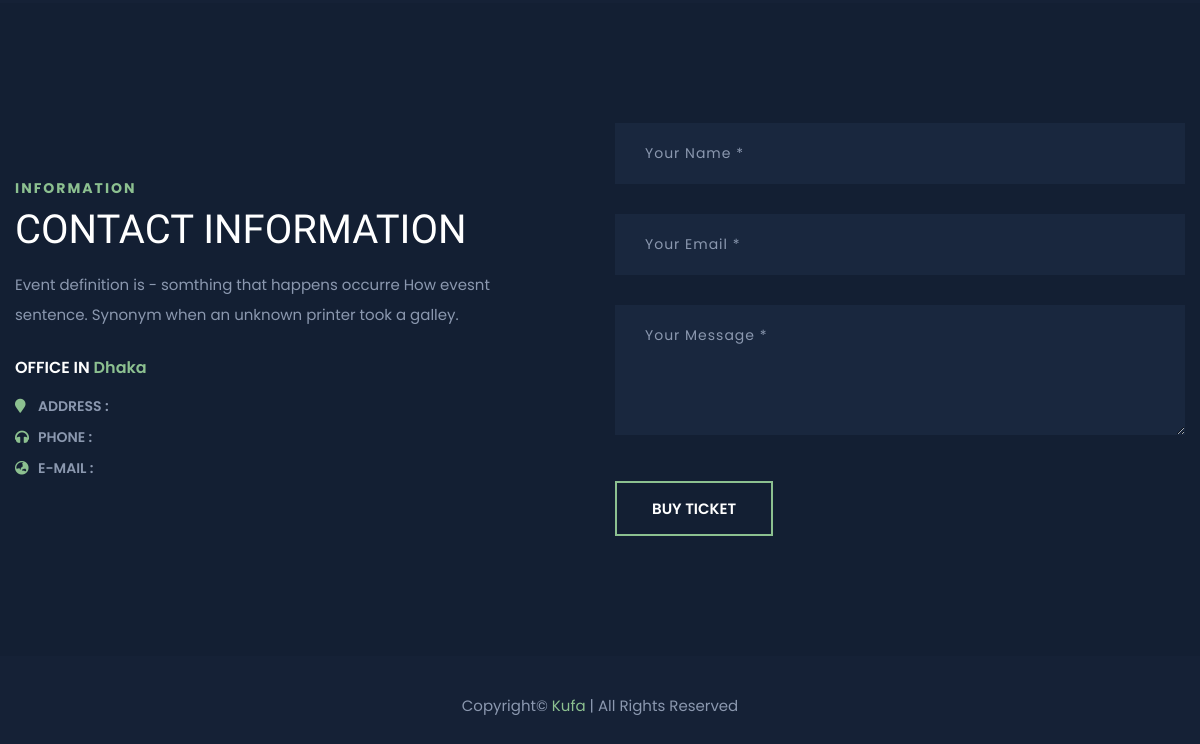
The app's page / (lower part), older data.
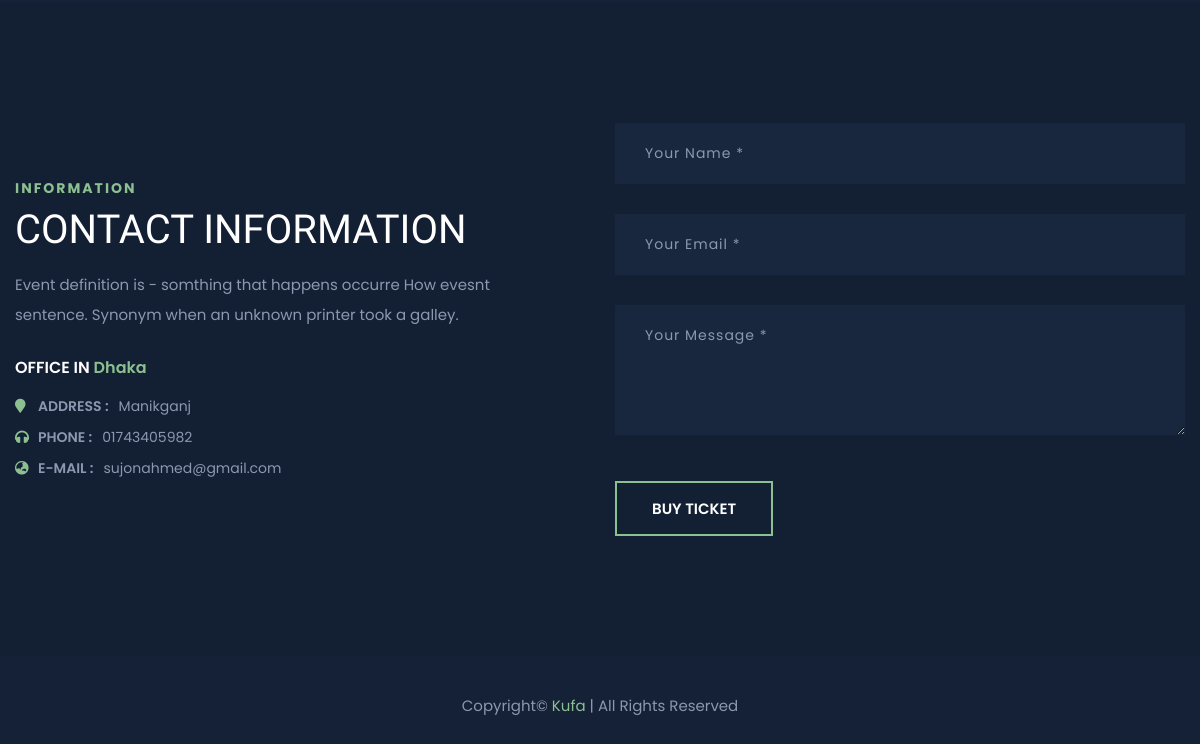
The same page, newer data.
### tables this page shows
CREATE TABLE `users` (
  `user_id` int(11) NOT NULL,
  `user_name` varchar(50) NOT NULL,
  `user_about` varchar(255) NOT NULL,
  `user_phone` varchar(15) NOT NULL,
  `user_email` varchar(60) NOT NULL,
  `user_password` varchar(100) NOT NULL,
  `user_photo` varchar(100) NOT NULL,
  `user_job` varchar(50) NOT NULL,
  `user_address` varchar(255) NOT NULL,
  `user_country` varchar(50) NOT NULL,
  `user_company` varchar(100) NOT NULL,
  `status` int(11) NOT NULL DEFAULT 0
);

### index.php (the view, shortened to what this page needs)
<?php
require "admin/database.php";
$select_users = "SELECT * FROM `users` WHERE `status` = 1";
$select_users_result = mysqli_query($db_connection, $select_users);
$after_assoc_user = mysqli_fetch_assoc($select_users_result);
?>
<!doctype html>
<html class="no-js" lang="en">
<head>
        <link rel="stylesheet" href="css/bootstrap.min.css">
        <link rel="stylesheet" href="css/animate.min.css">
        <link rel="stylesheet" href="css/magnific-popup.css">
        <link rel="stylesheet" href="css/fontawesome-all.min.css">
        <link rel="stylesheet" href="css/flaticon.css">
        <link rel="stylesheet" href="css/slick.css">
        <link rel="stylesheet" href="css/aos.css">
        <link rel="stylesheet" href="css/default.css">
        <link rel="stylesheet" href="css/style.css">
        <link rel="stylesheet" href="css/responsive.css">
        <link rel="stylesheet" href="css/toastr.css">
    </head>
    <body class="theme-bg">
        <main>
            <section id="contact" class="contact-area primary-bg pt-120 pb-120">
                <div class="container">
                    <div class="row align-items-center">
                        <div class="col-lg-6">
                            <div class="section-title mb-20">
                                <span>information</span>
                                <h2>Contact Information</h2>
                            </div>
                            <div class="contact-content">
                                <p>Event definition is - somthing that happens occurre How evesnt sentence. Synonym when an unknown printer took a galley.</p>
                                <h5>OFFICE IN <span>Dhaka</span></h5>
                                <div class="contact-list">
                                    <ul>
                                        <li><i class="fas fa-map-marker"></i><span>Address :</span><?= $after_assoc_user['user_address'] ?></li>
                                        <li><i class="fas fa-headphones"></i><span>Phone :</span><?= $after_assoc_user['user_phone'] ?></li>
                                        <li><i class="fas fa-globe-asia"></i><span>e-mail :</span><?= $after_assoc_user['user_email'] ?></li>
                                    </ul>
                                </div>
                            </div>
                        </div>
                        <div class="col-lg-6">
                            <div class="contact-form">
                                <form action="admin/message_post.php" method="POST">
                                    <input type="text" name="name" placeholder="your name *">
                                    <input type="email" name="email" placeholder="your email *">
                                    <textarea name="message" id="message" placeholder="your message *"></textarea>
                                    <button type="submit" class="btn">BUY TICKET</button>
                                </form>
                            </div>
                        </div>
                    </div>
                </div>
            </section>
        </main>
        <footer>
            <div class="copyright-wrap">
                <div class="container">
                    <div class="row align-items-center">
                        <div class="col-12">
                            <div class="copyright-text text-center">
                                <p>Copyright© <span>Kufa</span> | All Rights Reserved</p>
                            </div>
                        </div>
                    </div>
                </div>
            </div>
        </footer>
    </body>
</html>

Row changes from the older to the newer data that the page shows:
now on this page (row edited): users: user_address "Manikganj", user_phone "01743405982", user_email "sujonahmed@gmail.com"
